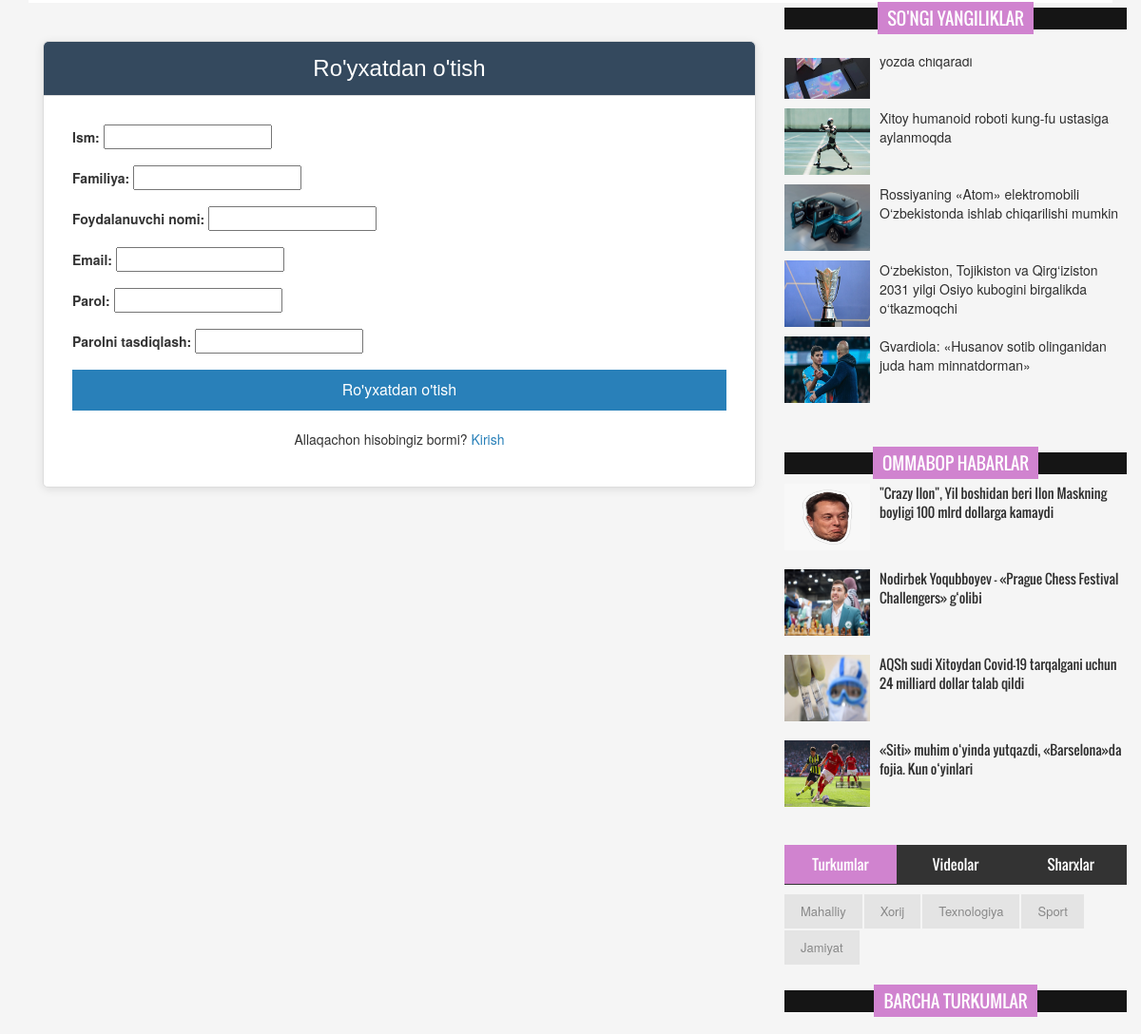
The app's page /users/register/ (middle part), older data.
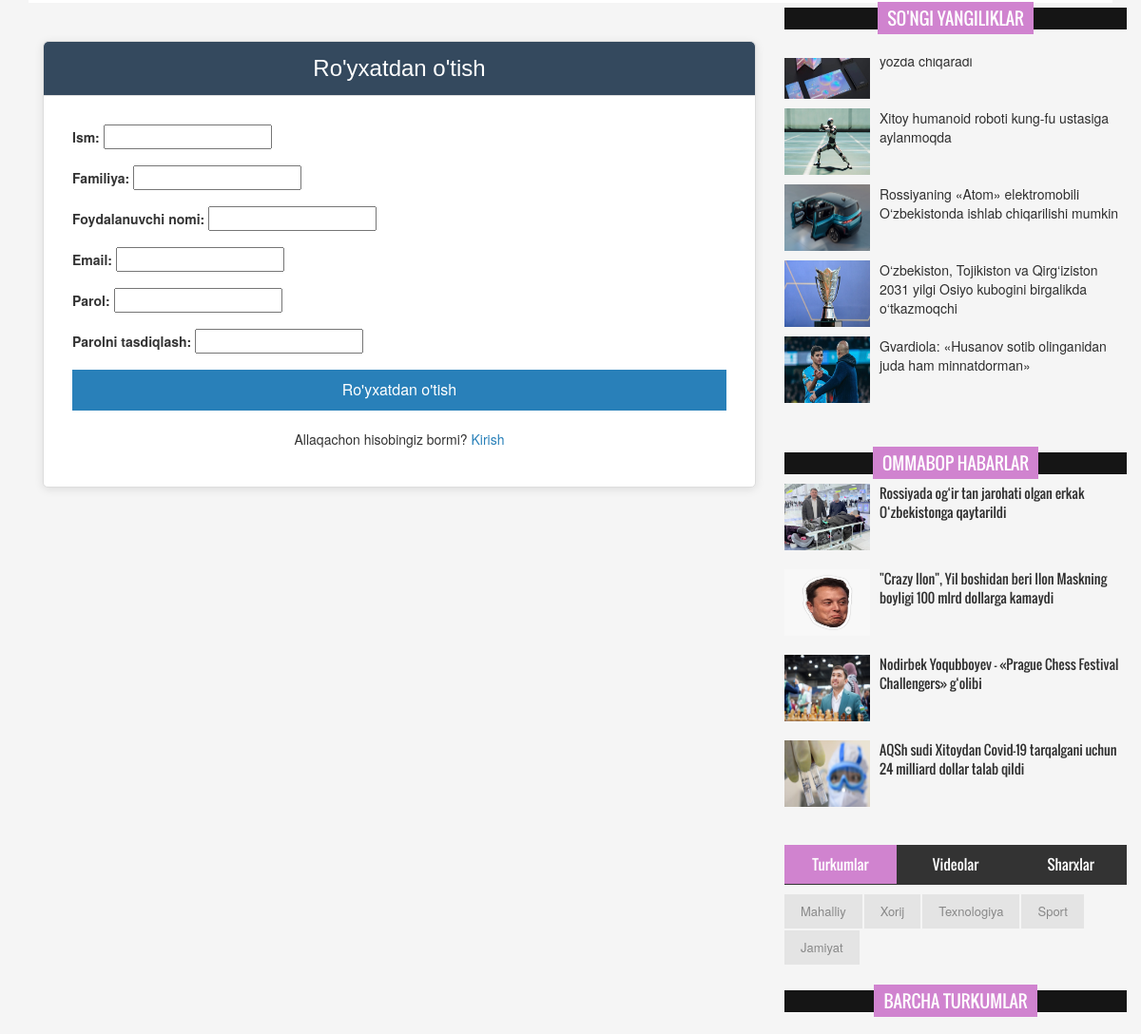
The same page, newer data.
### news_app/models.py (models this page shows, shortened)
class News(models.Model):
    class Status(models.TextChoices):
        DRAFT = "DF", "Draft"
        PUBLISHED = "PB", "Published"
    title = models.CharField(max_length=250)
    slug = models.SlugField(max_length=250, unique=True)
    body = models.TextField()
    image = models.ImageField(upload_to='news/images')
    category = models.ForeignKey(Category, on_delete=models.CASCADE)
    publish_time = models.DateTimeField(default=timezone.now)
    created_time = models.DateTimeField(auto_now_add=True)
    updated_time = models.DateTimeField(auto_now=True)
    views = models.IntegerField(default=0)
    status = models.CharField(max_length=2,
                              choices=Status.choices,
                              default=Status.DRAFT
                              )
    class Meta:
        ordering = ["-publish_time"]
        verbose_name_plural = 'News'
    def get_absolute_url(self):
        return reverse('details', args=[self.slug])

class Category(models.Model):
    name = models.CharField(max_length=150)
    class Meta:
        verbose_name_plural = 'Categories'

### users/views.py (the view, shortened to what this page needs)
# urls.py: path('register/', RegisterView.as_view(), name='register'),
class RegisterView(View):
    def get(self, request):
        form = RegisterForm()
        return render(request, 'users/register.html', {'form' : form })

### users/forms.py (shortened to what this page needs)
class RegisterForm(forms.ModelForm):
    password = forms.CharField(widget=forms.PasswordInput, required=False)
    password_confirm = forms.CharField(widget=forms.PasswordInput, required=False)
    class Meta:
        model = User
        fields = ['first_name', 'last_name', 'username', 'email']

### news_app/context_processor.py (called while the page is built)
def latest_news(request):
    latest_news = News.objects.all().order_by("publish_time")[:10]
    categories = Category.objects.all()
    context = {
        'latest_news' : latest_news,
        'categories' : categories
    }
    return context

def popular_posts(request):
    popular_posts = News.objects.all().order_by("-views")[:4]
    return {"popular_posts" : popular_posts}

def all_comments(request):
    comments = Comment.objects.select_related('user', 'post').order_by('-id')[:5]
    return {'comments': comments}

### users/context_processor.py (called while the page is built)
def news_list(request):
    all_news = News.objects.filter(status=News.Status.PUBLISHED)
    return {"news_list" : all_news}

### templates/users/register.html (shortened to what the changed rows need)
{% extends 'news/base.html' %}
{% load static %}
{% block content %}
    <div class="container">
        <div class="row">
            <div class="col-lg-4 col-md-4 col-sm-4">
                <div class="latest_post">
                  <h2><span>So'ngi yangiliklar</span></h2>
                  <div class="latest_post_container">
                    <ul class="latest_postnav">
                      {% for news in news_list|slice:"4:9" %}
                      <li>
                        <div class="media"> <a href="{{ news.get_absolute_url }}" class="media-left"> <img alt="" src="{{ news.image.url }}"> </a>
                          <div class="media-body"> <a href="pages/single_page.html" class="catg_title">{{ news.title }}</a> </div>
                        </div>
                      </li>
                      {% endfor %}
                    </ul>
                  </div>
                </div>
              </div>
            <div class="col-lg-4 col-md-4 col-sm-4">
            <aside class="right_content">
              <div class="single_sidebar">
                <h2><span>Ommabop Habarlar</span></h2>
                <ul class="spost_nav">
                  {% for news in popular_posts %}
                  <li>
                    <div class="media wow fadeInDown"> <a href="{% url 'details' news.slug %}" class="media-left"> <img alt="" src="{{ news.image.url }}"> </a>
                      <div class="media-body"> <a href="{% url 'details' news.slug %}" class="catg_title">{{ news.title }}</a> </div>
                    </div>
                  </li>
                   {% endfor %}
                </ul>
              </div>
              <div class="single_sidebar">
                <div class="tab-content">
                  <div role="tabpanel" class="tab-pane active" id="category">
                    <ul>
                        {% for category in categories %}
                      <li class="cat-item"><a href="#">{{ category.name }}</a></li>
                        {% endfor %}
                    </ul>
                  </div>
                </div>
              </div>
              <div class="single_sidebar wow fadeInDown">
                  <h2><span>Barcha turkumlar</span></h2>
              </div>
            </aside>
          </div>
        </div>
    </div>
{% endblock content %}

Row changes from the older to the newer data that the page shows:
no longer on this page (row edited): News: image (picture), title "«Siti» muhim o‘yinda yutqazdi, «Barselona»da fojia. Kun o‘yinlari", shown under "OMMABOP HABARLAR"
now on this page (row edited): News: image (picture), title "Rossiyada og‘ir tan jarohati olgan erkak O‘zbekistonga qaytarildi", shown under "OMMABOP HABARLAR"
